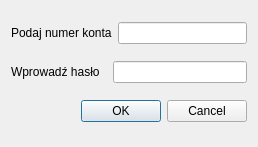
<?xml version="1.0" encoding="UTF-8"?>
<ui version="4.0">
 <class>powiaz_dialog</class>
 <widget class="QDialog" name="powiaz_dialog">
  <property name="geometry">
   <rect>
    <x>0</x>
    <y>0</y>
    <width>258</width>
    <height>147</height>
   </rect>
  </property>
  <property name="windowTitle">
   <string>Dialog</string>
  </property>
  <layout class="QGridLayout" name="gridLayout">
   <item row="0" column="0">
    <layout class="QHBoxLayout" name="horizontalLayout">
     <item>
      <widget class="QLabel" name="label">
       <property name="text">
        <string>Podaj numer konta</string>
       </property>
      </widget>
     </item>
     <item>
      <widget class="QLineEdit" name="lineEdit_numer_konta"/>
     </item>
    </layout>
   </item>
   <item row="1" column="0">
    <layout class="QHBoxLayout" name="horizontalLayout_2">
     <item>
      <widget class="QLabel" name="label_2">
       <property name="text">
        <string>Wprowadź hasło  </string>
       </property>
      </widget>
     </item>
     <item>
      <widget class="QLineEdit" name="lineEdit_haslo">
       <property name="echoMode">
        <enum>QLineEdit::Password</enum>
       </property>
      </widget>
     </item>
    </layout>
   </item>
   <item row="2" column="0">
    <widget class="QDialogButtonBox" name="buttonBox_powiazywanie">
     <property name="standardButtons">
      <set>QDialogButtonBox::Cancel|QDialogButtonBox::Ok</set>
     </property>
    </widget>
   </item>
  </layout>
 </widget>
 <resources/>
 <connections/>
</ui>
